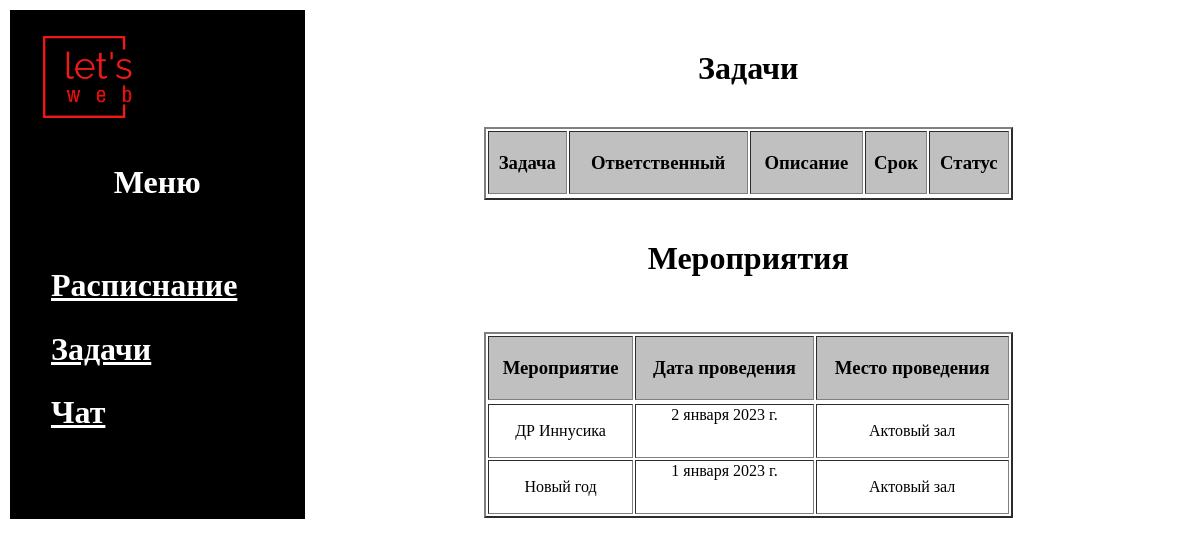
The app's page /task, older data.
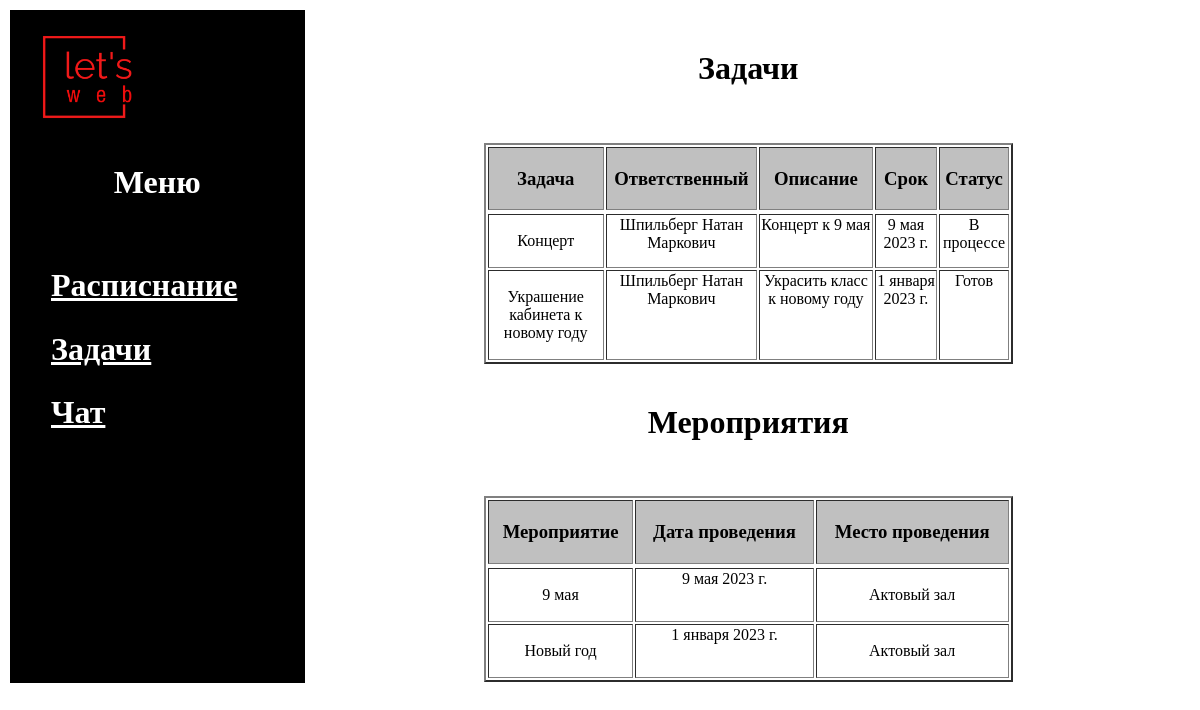
The same page, newer data.
### tasks/models.py (models this page shows, shortened)
class Events(models.Model):
    id = models.AutoField(primary_key=True)
    title = models.CharField(max_length=100, help_text="Название мероприятия")
    date = models.DateField(help_text="Дата мероприятия")
    class Meta:
        verbose_name = "Events"
        ordering = ["title"]

class Tasks(models.Model):
    id = models.AutoField(primary_key=True)
    title = models.CharField(max_length=100, help_text="Название задачи")
    owner = models.ForeignKey(timetable_model.Users, on_delete=models.CASCADE, help_text="Ответственный за задачу")
    status = models.ForeignKey(Task_status, on_delete=models.CASCADE, help_text="Статус задачи")
    description = models.TextField(max_length=100, help_text="Задача")
    deadline = models.DateField(help_text="Дедлайн задачи")
    class Meta:
        verbose_name = "Task"
        ordering = ["title"]

class Task_status(models.Model):
    id = models.AutoField(primary_key=True)
    title = models.CharField(max_length=100, help_text="Статус задачи")
    class Meta:
        verbose_name = "Task status"
        ordering = ["title"]
    def __str__(self):
        return f" {self.title}"

### timetable/models.py (models this page shows)
class Users(models.Model):
    id = models.AutoField(primary_key=True)
    familiya = models.CharField(max_length=50, help_text="Фамилия")
    imya = models.CharField(max_length=50, help_text="Имя")
    otchestvo = models.CharField(max_length=50, help_text="Отчество")
    birthday = models.DateField(help_text="День рождения")
    login = models.CharField(max_length=128, help_text="Логин")
    password = models.CharField(max_length=256, help_text="Пароль")
    class Meta:
        verbose_name = "User"
        ordering = ["familiya", "imya", "otchestvo"]
    def __str__(self):
        return f" {self.familiya} {self.imya} {self.otchestvo} "

### tasks/views.py (the view)
# urls.py: path('', timetableviews.index, name="home"), # TODO: Перенести в профильный URLs приложения
def index(request):
    tasks = Tasks.objects.all()
    events = Events.objects.all()
    return render(request, 'tasks_events/tasks_events.html', {'tasks': tasks, 'events': events})

### templates/tasks_events/tasks_events.html (shortened to what this page needs)
{% extends 'tasks_events/layout.html' %}
{% block content %}
<br>
    <h1 align="center">Задачи</h1> <br>
    <table  class="Tasks" border="2" width=60% align="center">
        <tr bgcolor="#C0C0C0">
            <td>
                <h3 align="center">Задача</h3>
            </td>
            <td>
                <h3 align="center">Ответственный</h3>
            </td>
            <td>
                <h3 align="center">Описание</h3>
            </td>
            <td>
                <h3 align="center">Срок</h3>
            </td>
            <td>
                <h3 align="center">Статус</h3>
            </td>
        </tr>
        <tr>
            {% for task in tasks %}
            <tr><td align="center"><p>{{ task.title }}</td>
                <td align="center">{{ task.owner }}</td> <td align="center"> {{ task.description }}</td><td align="center">{{ task.deadline }}</td><td align="center">{{ task.status }}</td>
            </p></tr></tr>
            {% endfor %}
        </tr>
    </table>
<br>
    <h1 align="center">Мероприятия</h1> <br>
    <table  class="Tasks" border="2" width=60% align="center">
        <tr bgcolor="#C0C0C0">
            <td>
                <h3 align="center">Мероприятие</h3>
            </td>
            <td>
                <h3 align="center">Дата проведения</h3>
            </td>
            <td>
                <h3 align="center">Место проведения</h3>
            </td>
        <tr>
            {% for event in events %}
            <tr><td align="center"><p>{{ event.title }}</td>
                <td align="center">{{ event.date }}</td> <td align="center"> <p>Актовый зал</p></td>
            </p></tr></tr>
            {% endfor %}
        </tr>
    </table>
{% endblock %}

### templates/tasks_events/layout.html (shortened to what this page needs)
{% load static %}
<!DOCTYPE html>
<html lang="ru">
<head>
    <link rel="stylesheet" href="{% static 'css/style.css' %}">
</head>
<body link="white" vlink="white" alink="white">
<main>
<table border="0px" width=100%>
    <tr>
        <td bgcolor="black" width=25%>
            <img src="{% static 'img/logoo.png' %}" alt="Лого" width="60%" align="center">
            <h1 align="center" class="menu">Меню</h1>
            <br>
            <ul>
                <li><a href="/"><h2 class="meny">Расписнание</h2></a></li>
                <li><a href="/task"><h2 class="meny">Задачи</h2></a></li>
                <li><a href=""><h2 class="meny">Чат</h2></a></li>
            </ul>
      </td>
        <td>
            {% block content %}{% endblock %}
</main>
</body>
</html>

### static/css/style.css (style rules this page uses)
body { background: #FFFFFF; }
.meny { color: white; font-size: 200%; }
tr, td { vertical-align: top; }
.menu { color: white; }

Row changes from the older to the newer data that the page shows:
removed Events: title "ДР Иннусика", date "2 января 2023 г."
added Tasks: title "Концерт", owner "Шпильберг Натан Маркович", description "Концерт к 9 мая", deadline "9 мая 2023 г.", status "В процессе"
added Tasks: title "Украшение кабинета к новому году", owner "Шпильберг Натан Маркович", description "Украсить класс к новому году", deadline "1 января 2023 г.", status "Готов"
added Events: title "9 мая", date "9 мая 2023 г."
